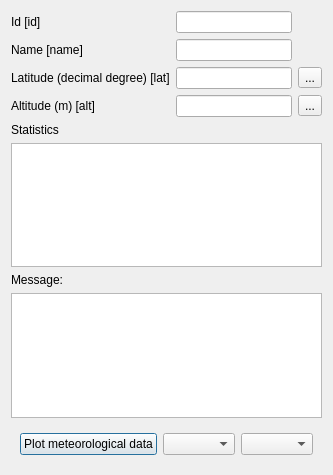
<?xml version="1.0" encoding="UTF-8"?>
<ui version="4.0">
 <class>dialog</class>
 <widget class="QDialog" name="dialog">
  <property name="geometry">
   <rect>
    <x>0</x>
    <y>0</y>
    <width>315</width>
    <height>475</height>
   </rect>
  </property>
  <property name="windowTitle">
   <string>Dialog</string>
  </property>
  <property name="locale">
   <locale language="English" country="UnitedStates"/>
  </property>
  <layout class="QGridLayout" name="gridLayout">
   <item row="0" column="0">
    <widget class="QLabel" name="id_LB">
     <property name="toolTip">
      <string>The station id</string>
     </property>
     <property name="text">
      <string>Id [id]</string>
     </property>
    </widget>
   </item>
   <item row="0" column="1">
    <widget class="QLineEdit" name="id">
     <property name="toolTip">
      <string>The geometric element identifier</string>
     </property>
    </widget>
   </item>
   <item row="1" column="0">
    <widget class="QLabel" name="name_LB">
     <property name="toolTip">
      <string>The name of the station</string>
     </property>
     <property name="text">
      <string>Name [name]</string>
     </property>
    </widget>
   </item>
   <item row="1" column="1">
    <widget class="QLineEdit" name="name">
     <property name="toolTip">
      <string>The name of the station</string>
     </property>
    </widget>
   </item>
   <item row="2" column="0">
    <widget class="QLabel" name="lat_LB">
     <property name="toolTip">
      <string>Longitude in decimal degree (ET0)</string>
     </property>
     <property name="text">
      <string>Latitude (decimal degree) [lat]</string>
     </property>
    </widget>
   </item>
   <item row="2" column="1">
    <widget class="QLineEdit" name="lat">
     <property name="toolTip">
      <string>Longitude in decimal degree (ET0)</string>
     </property>
    </widget>
   </item>
   <item row="2" column="2">
    <widget class="QToolButton" name="LAT_BTN">
     <property name="text">
      <string>...</string>
     </property>
    </widget>
   </item>
   <item row="3" column="0">
    <widget class="QLabel" name="alt_LB">
     <property name="toolTip">
      <string>Set altitude in meters above sea level (ET0)</string>
     </property>
     <property name="text">
      <string>Altitude (m) [alt]</string>
     </property>
    </widget>
   </item>
   <item row="3" column="1">
    <widget class="QLineEdit" name="alt">
     <property name="toolTip">
      <string>Set altitude in meters above sea level (ET0)</string>
     </property>
    </widget>
   </item>
   <item row="3" column="2">
    <widget class="QToolButton" name="ALT_BTN">
     <property name="text">
      <string>...</string>
     </property>
    </widget>
   </item>
   <item row="4" column="0">
    <widget class="QLabel" name="stat_LB">
     <property name="text">
      <string>Statistics</string>
     </property>
    </widget>
   </item>
   <item row="5" column="0" colspan="3">
    <widget class="QTableWidget" name="stat_TB"/>
   </item>
   <item row="6" column="0">
    <widget class="QLabel" name="msgLBL">
     <property name="text">
      <string>Message:</string>
     </property>
    </widget>
   </item>
   <item row="7" column="0" colspan="3">
    <widget class="QTextBrowser" name="MSG_TE"/>
   </item>
   <item row="8" column="0" colspan="3">
    <widget class="QWidget" name="widget" native="true">
     <layout class="QHBoxLayout" name="horizontalLayout">
      <item>
       <widget class="QPushButton" name="PLOT_METEO_VARS_BTN">
        <property name="enabled">
         <bool>true</bool>
        </property>
        <property name="text">
         <string>Plot meteorological data</string>
        </property>
       </widget>
      </item>
      <item>
       <widget class="QComboBox" name="PLOT_HEATMAP_CB"/>
      </item>
      <item>
       <widget class="QComboBox" name="PLOT_PHENO_VARS_CB"/>
      </item>
      <item>
       <spacer name="horizontalSpacer">
        <property name="orientation">
         <enum>Qt::Horizontal</enum>
        </property>
        <property name="sizeHint" stdset="0">
         <size>
          <width>40</width>
          <height>20</height>
         </size>
        </property>
       </spacer>
      </item>
     </layout>
    </widget>
   </item>
  </layout>
 </widget>
 <resources/>
 <connections/>
</ui>
